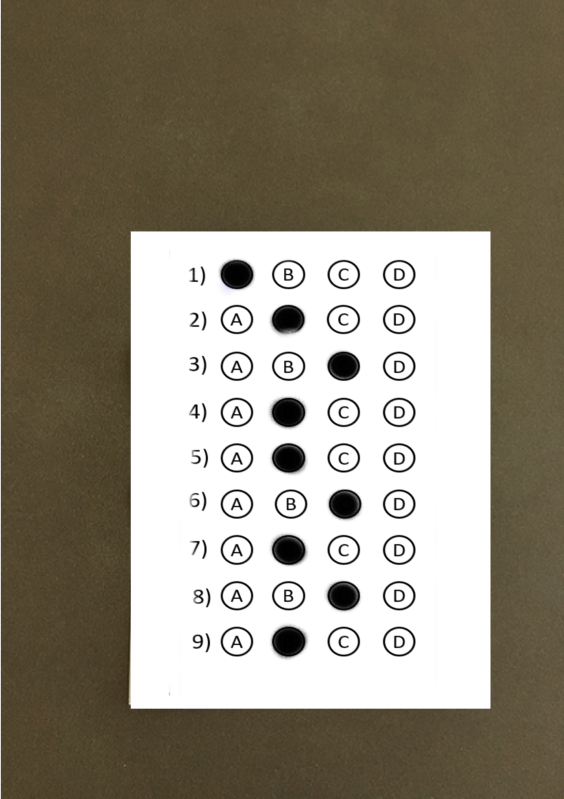
#> input picture Pictures/Sheet/1.png, 564 x 799 px
$ python TestGrader.py
#> lines starting #> are read from the running program, lines starting #| are printed output that depends on the picture; after the words box and inside, x2 and y2 are one past the last pixel; in counts of white or black regions, pixels touching at a corner belong together
import cv2
import imutils
import numpy as np

from imutils import contours
from imutils.perspective import four_point_transform

answer_sheet_path = "Pictures/Sheet/1.png"

correct = 0
wrong = 0
ANSWER_KEY = {
    0: 0,
    1: 1,
    2: 2,
    3: 1,
    4: 2,
    5: 1,
    6: 0,
    7: 1,
    8: 1}
total_qus = len(ANSWER_KEY)

img = cv2.imread(answer_sheet_path)
#> img is the input picture: shape (799, 564, 3); mean B, G, R 122.2, 137.4, 144.3

gray_img = cv2.cvtColor(img, cv2.COLOR_BGR2GRAY)
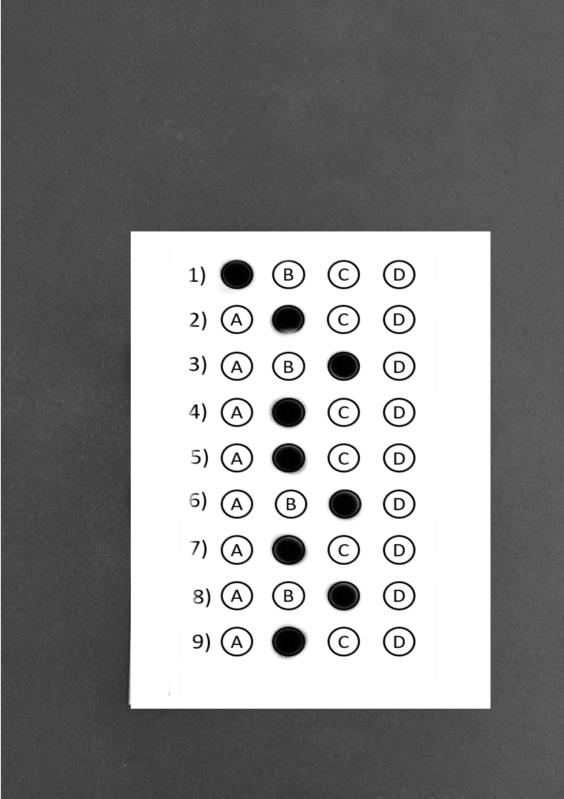
#> gray_img: shape (799, 564); min 0, max 255, mean 137.7
blurred_image = cv2.GaussianBlur(gray_img, (5, 5), 0)
edged = cv2.Canny(blurred_image, 75, 200)
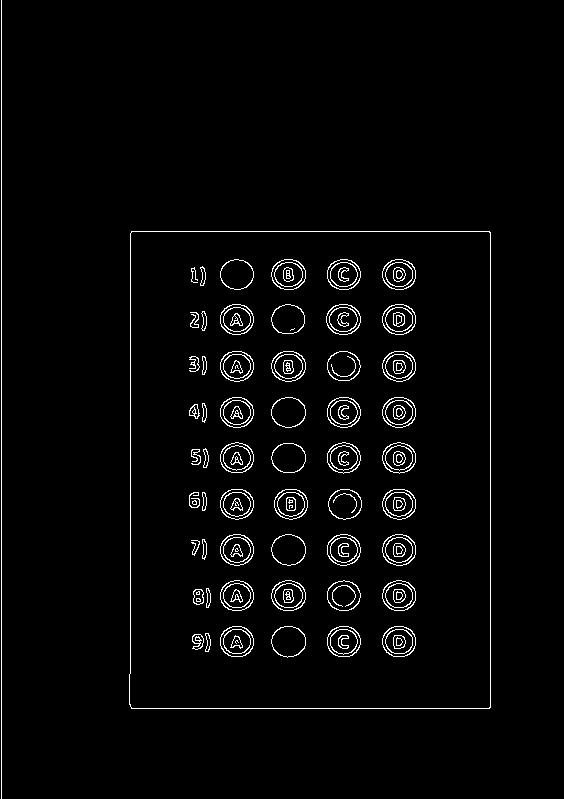
#> edged: shape (799, 564); 2.7% white in thin lines or dots, all inside (x1, y1, x2, y2) = (1, 0, 491, 799)


cnt = cv2.findContours(
    edged.copy(), cv2.RETR_EXTERNAL, cv2.CHAIN_APPROX_SIMPLE)
#> cnt = 2 contours, 1 with area under 20; largest, box (x1, y1, x2, y2) and area: (129, 231, 491, 709) 171747


cnt = imutils.grab_contours(cnt)


doc_cnt = None

if len(cnt) > 0:
    cnt = sorted(cnt, key=cv2.contourArea, reverse=True)
    for c in cnt:
        peri = cv2.arcLength(c, True)
        approx = cv2.approxPolyDP(c, 0.02 * peri, True)
        if len(approx) == 4:
            doc_cnt = approx
            break
#> this loop made 1 pass
#> (peri, doc_cnt) on pass 1: (1672.5, [[131, 231], [131, 708], [489, 708], [490, 232]])

paper = four_point_transform(img, doc_cnt.reshape(4, 2))
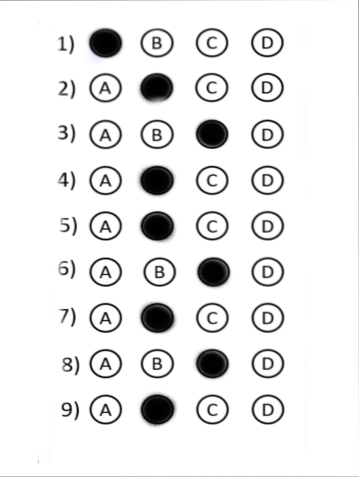
#> paper: shape (477, 359, 3); mean B, G, R 234.4, 234.4, 234.4
warped = four_point_transform(gray_img, doc_cnt.reshape(4, 2))


thresh = cv2.threshold(
    warped, 200, 255, cv2.THRESH_BINARY_INV | cv2.THRESH_OTSU)[1]
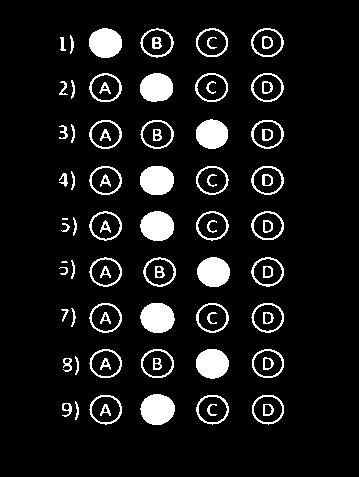
#> thresh: shape (477, 359); 8.9% white; 83 white regions (2 under 20 px)

cnt = cv2.findContours(
    thresh.copy(), cv2.RETR_EXTERNAL, cv2.CHAIN_APPROX_SIMPLE)
#> cnt = 56 contours, 4 with area under 20; largest, box (x1, y1, x2, y2) and area: (140, 394, 175, 425) 796, (140, 303, 175, 333) 779, (140, 166, 174, 195) 763, (140, 211, 174, 241) 758, (89, 28, 122, 58) 740
cnt = imutils.grab_contours(cnt)
question_conturs = []

for c in cnt:
    (x, y, w ,h) = cv2.boundingRect(c)

    area = w / float(h)

    if w >= 20 and h >= 20 and area >= 0.9 and area <= 4.1:
        question_conturs.append(c)
#> this loop made 56 passes
#> (x, y, w, h, area) on passes 1 to 12: (62, 403, 10, 14, 0.714), (75, 401, 4, 19, 0.211), (252, 395, 32, 30, 1.07), (196, 395, 33, 30, 1.1), (89, 395, 33, 30, 1.1), (140, 394, 35, 31, 1.13), (63, 358, 9, 14, 0.643), (75, 356, 4, 19, 0.211), (252, 349, 32, 29, 1.1), (196, 349, 33, 30, 1.1), (141, 349, 33, 29, 1.14), (89, 349, 33, 29, 1.14)
#> (c, x, y, w, h, area) on passes 20, 27: ([[62, 261], [61, 262], [67, 262], [66, 261]], 61, 261, 7, 2, 3.5), ([[62, 218], [62, 219], [67, 219], [67, 218]], 62, 218, 6, 2, 3)
#> after the loop, question_conturs = 36 contours; largest, box (x1, y1, x2, y2) and area: (140, 394, 175, 425) 796, (140, 303, 175, 333) 779, (140, 166, 174, 195) 763, (140, 211, 174, 241) 758, (89, 28, 122, 58) 740

for (q, i) in enumerate(np.arange(0, len(question_conturs), 4)):
    cnt = contours.sort_contours(question_conturs[i: i+4])[0]

    bubbled = None

    for (j, c) in enumerate(cnt):

        mask = np.zeros(thresh.shape, dtype='uint8')
        cv2.drawContours(mask, [c], -1, 255, -1)
        mask = cv2.bitwise_and(thresh, thresh, mask=mask)
        total = cv2.countNonZero(mask)

        if bubbled is None or total > bubbled[0]:
            bubbled = (total, j)
        color = (0, 0, 255)
        k = ANSWER_KEY[q]
        if k == bubbled[1]:
            color = (0, 255, 0)
            correct += 1
            cv2.drawContours(paper, [cnt[k]], -1, color, 3)
        else:
            wrong += 1
            cv2.drawContours(paper, [cnt[k]], -1, (0, 0, 255), 3)
#> this loop made 9 passes
#> i on passes 1 to 9: 0, 4, 8, 12, 16, 20, 24, 28, 32
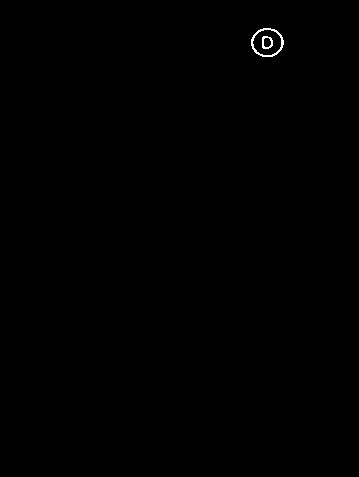
#> mask: shape (477, 359); 0.16% white in thin lines or dots, all inside (x1, y1, x2, y2) = (251, 28, 284, 57)
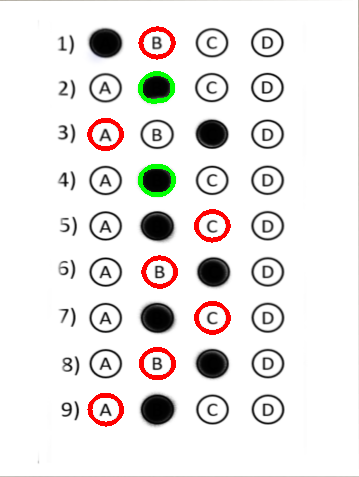
#> paper: shape (477, 359, 3); 2.28% of pixels changed, all inside (x1, y1, x2, y2) = (87, 26, 231, 427)
#> after the loop, correct = 10; wrong = 26


correct = ((correct//4) + 1)
#> correct = 3
wrong = (wrong//4)
#> wrong = 6

score = (((correct*3) - wrong) / (3 * total_qus)) * 100
#> score = 11.11
cv2.putText(paper, "Your Score is: {:.2f}%".format(score), (60, 460),
           cv2.FONT_HERSHEY_COMPLEX_SMALL, 0.9, (0, 0, 255), 2)
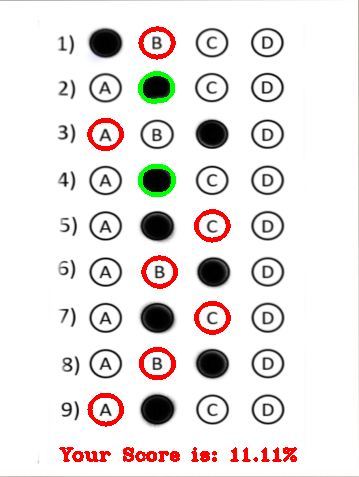
#> paper: shape (477, 359, 3); 0.86% of pixels changed, all inside (x1, y1, x2, y2) = (59, 447, 297, 462)

cv2.imshow("Exam Results", paper)

while True:
    key_code = cv2.waitKey(1)
#> (key Esc is pressed here)
    if key_code == 13:
        cv2.destroyAllWindows()
        break
